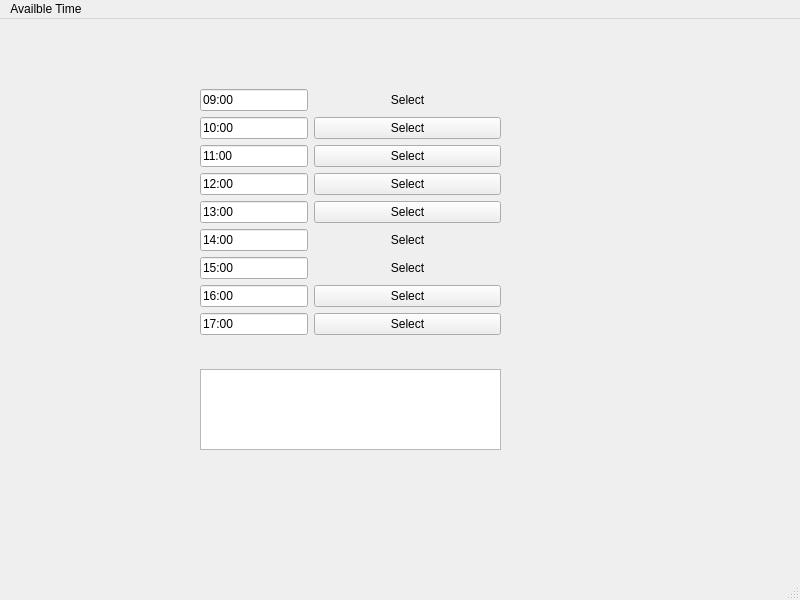
<?xml version="1.0" encoding="UTF-8"?>
<ui version="4.0">
 <class>MainWindow</class>
 <widget class="QMainWindow" name="MainWindow">
  <property name="geometry">
   <rect>
    <x>0</x>
    <y>0</y>
    <width>800</width>
    <height>600</height>
   </rect>
  </property>
  <property name="windowTitle">
   <string>MainWindow</string>
  </property>
  <widget class="QWidget" name="centralwidget">
   <widget class="QWidget" name="formLayoutWidget">
    <property name="geometry">
     <rect>
      <x>200</x>
      <y>70</y>
      <width>301</width>
      <height>281</height>
     </rect>
    </property>
    <layout class="QFormLayout" name="formLayout">
     <item row="0" column="0">
      <widget class="QLineEdit" name="lineEdit">
       <property name="text">
        <string>09:00</string>
       </property>
      </widget>
     </item>
     <item row="0" column="1">
      <widget class="QPushButton" name="pushButton">
       <property name="text">
        <string>Select</string>
       </property>
       <property name="flat">
        <bool>true</bool>
       </property>
      </widget>
     </item>
     <item row="1" column="0">
      <widget class="QLineEdit" name="lineEdit_2">
       <property name="text">
        <string>10:00</string>
       </property>
      </widget>
     </item>
     <item row="1" column="1">
      <widget class="QPushButton" name="pushButton_2">
       <property name="text">
        <string>Select</string>
       </property>
      </widget>
     </item>
     <item row="2" column="0">
      <widget class="QLineEdit" name="lineEdit_3">
       <property name="text">
        <string>11:00</string>
       </property>
      </widget>
     </item>
     <item row="2" column="1">
      <widget class="QPushButton" name="pushButton_3">
       <property name="text">
        <string>Select</string>
       </property>
      </widget>
     </item>
     <item row="3" column="0">
      <widget class="QLineEdit" name="lineEdit_4">
       <property name="text">
        <string>12:00</string>
       </property>
      </widget>
     </item>
     <item row="3" column="1">
      <widget class="QPushButton" name="pushButton_4">
       <property name="text">
        <string>Select</string>
       </property>
      </widget>
     </item>
     <item row="4" column="0">
      <widget class="QLineEdit" name="lineEdit_5">
       <property name="text">
        <string>13:00</string>
       </property>
      </widget>
     </item>
     <item row="4" column="1">
      <widget class="QPushButton" name="pushButton_5">
       <property name="text">
        <string>Select</string>
       </property>
      </widget>
     </item>
     <item row="5" column="0">
      <widget class="QLineEdit" name="lineEdit_6">
       <property name="text">
        <string>14:00</string>
       </property>
      </widget>
     </item>
     <item row="5" column="1">
      <widget class="QPushButton" name="pushButton_6">
       <property name="text">
        <string>Select</string>
       </property>
       <property name="flat">
        <bool>true</bool>
       </property>
      </widget>
     </item>
     <item row="6" column="0">
      <widget class="QLineEdit" name="lineEdit_7">
       <property name="text">
        <string>15:00</string>
       </property>
      </widget>
     </item>
     <item row="6" column="1">
      <widget class="QPushButton" name="pushButton_7">
       <property name="text">
        <string>Select</string>
       </property>
       <property name="flat">
        <bool>true</bool>
       </property>
      </widget>
     </item>
     <item row="7" column="0">
      <widget class="QLineEdit" name="lineEdit_8">
       <property name="text">
        <string>16:00</string>
       </property>
      </widget>
     </item>
     <item row="7" column="1">
      <widget class="QPushButton" name="pushButton_8">
       <property name="text">
        <string>Select</string>
       </property>
      </widget>
     </item>
     <item row="8" column="0">
      <widget class="QLineEdit" name="lineEdit_9">
       <property name="text">
        <string>17:00</string>
       </property>
      </widget>
     </item>
     <item row="8" column="1">
      <widget class="QPushButton" name="pushButton_9">
       <property name="text">
        <string>Select</string>
       </property>
      </widget>
     </item>
    </layout>
   </widget>
   <widget class="QTextBrowser" name="textBrowser">
    <property name="geometry">
     <rect>
      <x>200</x>
      <y>350</y>
      <width>301</width>
      <height>81</height>
     </rect>
    </property>
   </widget>
  </widget>
  <widget class="QMenuBar" name="menubar">
   <property name="geometry">
    <rect>
     <x>0</x>
     <y>0</y>
     <width>800</width>
     <height>22</height>
    </rect>
   </property>
   <widget class="QMenu" name="menuAvailble_Time">
    <property name="title">
     <string>Availble Time</string>
    </property>
   </widget>
   <addaction name="menuAvailble_Time"/>
  </widget>
  <widget class="QStatusBar" name="statusbar"/>
 </widget>
 <resources/>
 <connections/>
</ui>
